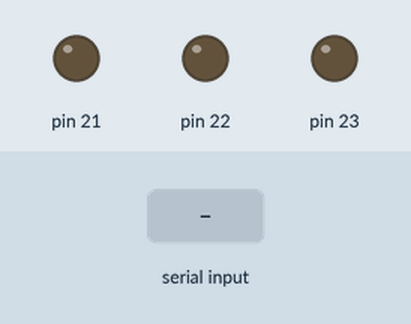
Recording of a sketch running on a simulated Arduino Mega 2560, built with avr-gcc and run on an emulated ATmega2560. Parts: output pins drawn as LEDs (lit = HIGH). The inputs (shaded band) are chosen by the test bench.

Above: at 1.2 s.
1.3 s: "A" received over Serial
At 2.1 s:
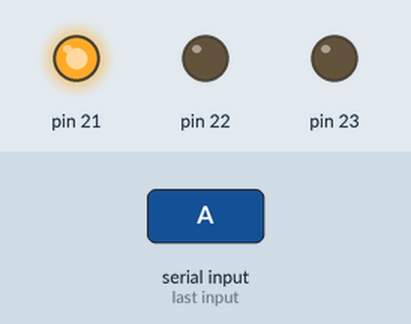
4.3 s: "B" received over Serial
At 6.3 s:
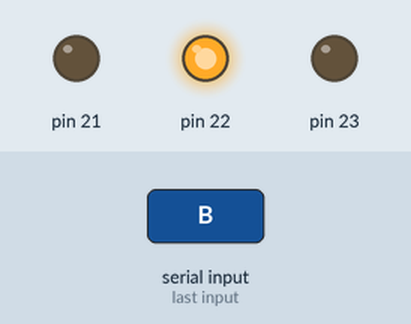
6.8 s: "C" received over Serial
At 10.6 s:
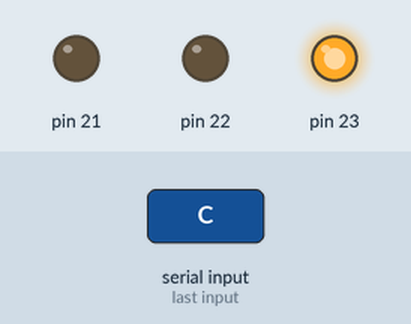
Timing chart, 0 to 12.8 s (numbered marks = the images above; inputs shaded):
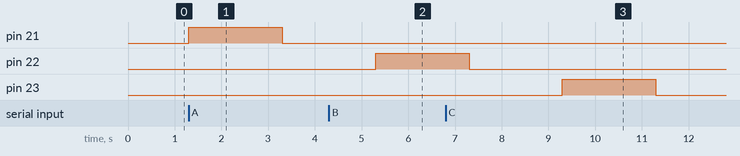

Measured:
- after the input at 1.3 s, pin 21: LOW → HIGH at once, → LOW 2.0 s later
- after the input at 4.3 s, pin 22: LOW → HIGH after 1.0 s
- after the input at 6.8 s, pin 23: LOW → HIGH after 2.5 s, → LOW 2.0 s later

The sketch:

P.2.2.ino
```cpp
const int led1=21;
int led2=22;
int led3=23;
const String opcion;
void setup() {
Serial.begin(9600);
for(int i=21;i<=23;i++){
pinMode(i,OUTPUT);
}
}
void loop() {
char opcion;
if(Serial.available()>0){
opcion=Serial.read();
switch(opcion){

case 'A': digitalWrite(21,HIGH);
delay(2000);
digitalWrite(21,LOW);
delay(2000);
break;

case 'B': digitalWrite(22,HIGH);
delay(2000);
digitalWrite(22,LOW);
delay(2000);
break;

case 'C': digitalWrite(23,HIGH);
delay(2000);
digitalWrite(23,LOW);
delay(2000);
break;
}
}
}
```
